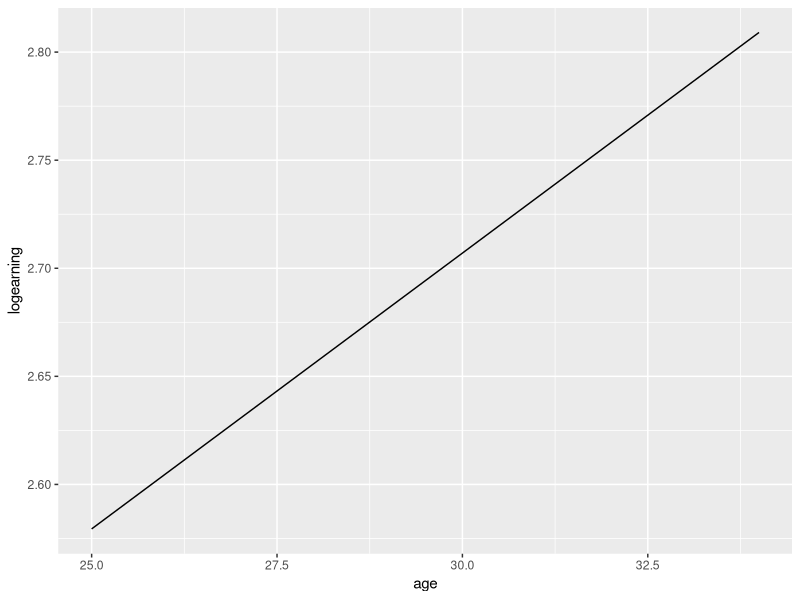
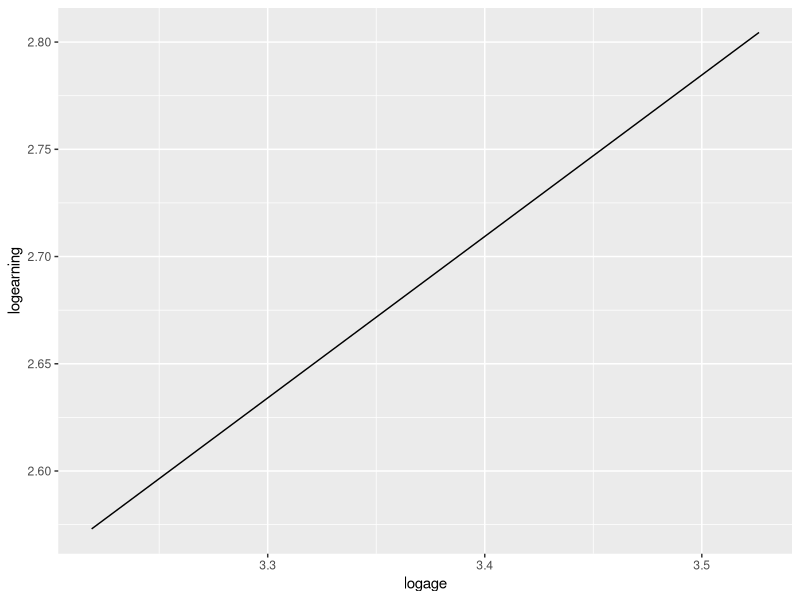
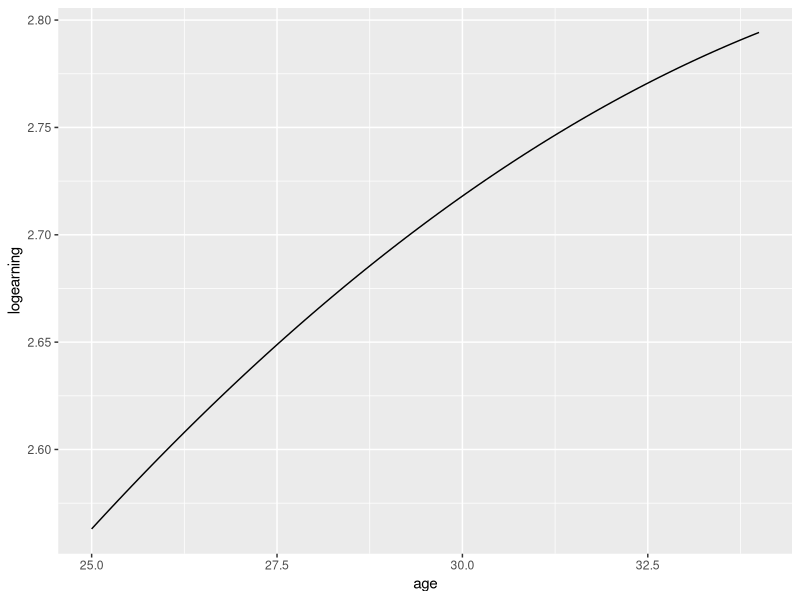

Here is the R script that generated these plots, in order:
## ---- chunk 1
knitr::opts_knit$set(root.dir = getwd())
setwd("~/Desktop/Fall 2018/applied econometrics with R/Yunqiu(Julie) Li PS3")
remove(list = ls())
if(!require(tidyverse)) install.packages("tidyverse", repos = "http://cran.us.r-project.org")
  library(tidyverse)
if(!require(knitr)) install.packages("knitr", repos = "http://cran.us.r-project.org")
  library(knitr)
if(!require(sandwich)) install.packages("sandwich", repos = "http://cran.us.r-project.org")
  library(sandwich)
if(!require(lmtest)) install.packages("lmtest", repos = "http://cran.us.r-project.org")
  library(lmtest)
# read in data: birthweight_smoking.csv
birthweight_smoking <- read.csv("birthweight_smoking.csv")
cps12 <- read.csv("cps12.csv")
## ---- chunk 2
# regression 1: Birthweight on Smoker
reg_1 <-lm(birthweight~smoker, data = birthweight_smoking)
coeftest(reg_1, vcov = vcovHC(reg_1, type = "HC1"))
# regression 2: Birthweight on Smoker, Alcohol, and Nprevist
reg_2 <-lm(birthweight~smoker+alcohol+nprevist, data = birthweight_smoking)
coeftest(reg_2, vcov = vcovHC(reg_2, type = "HC1"))
# regression 3: Birthweight on Smoker, Alcohol, Nprevist, and Unmarried
reg_3 <-lm(birthweight~smoker+alcohol+nprevist+unmarried, data = birthweight_smoking)
coeftest(reg_3, vcov = vcovHC(reg_3, type = "HC1"))
## ---- chunk 3
# 95% confidenct interval = [estimated coefficient +/- (1.96*sdr. error for estimated coefficient)]
# CI for regression 1
c(-253.228 - 1.96*26.810, -253.228 + 1.96*26.810)
# CI for regression 2
c(-217.5801 - 1.96*26.1076, -217.5801 + 1.96*26.1076)
# CI for regression 3
c(-175.3769 - 1.96*26.8268, -175.3769 + 1.96*26.8268)
## ---- chunk 4
# Compare coffecient and adjusted R-squared for regression 1&2
summary(reg_1)
summary(reg_2)
## ---- chunk 5
# Compare coffecient and adjusted R-squared for regression 2&3
summary(reg_2)
summary(reg_3)
## ---- chunk 6
# i.
confint(reg_3,"unmarried",level=0.95)
## ---- chunk 7
# ii.
# generate coefficient and p-value for unmarred in regression 3
coeftest(reg_3, vcov = vcovHC(reg_3, type = "HC1"))
## ---- chunk 8
# Initial Regression
reg_4 <-lm(birthweight~smoker+alcohol+nprevist+unmarried+drinks+tripre1+tripre2+tripre3, data = birthweight_smoking)
coeftest(reg_4, vcov = vcovHC(reg_4, type = "HC1"))
# Updated Regression
reg_5 <-lm(birthweight~smoker+alcohol+nprevist+unmarried+tripre2+tripre3, data = birthweight_smoking)
coeftest(reg_5, vcov = vcovHC(reg_5, type = "HC1"))
# 95% confidence interval
confint(reg_5,"smoker",level=0.95)
## ---- chunk 9
# regression of average hourly earnings (AHE) on age (Age), gender (Female), and education (Bachelor)
reg_ahe_1 <- lm(ahe~age+female+bachelor, data = cps12)
coeftest(reg_ahe_1, vcov = vcovHC(reg_ahe_1, type = "HC1"))
## ---- chunk 10
# add column of log(ahe) in dataset
cps12 <- cps12 %>% mutate(logearning = log(ahe))
# log-linear regression. Run a regression of the logarithm of average hourly earnings, ln(AHE), on Age, Female, and Bachelor.
reg_ahe_2 <- lm(logearning~age+female+bachelor, data = cps12)
coeftest(reg_ahe_2, vcov = vcovHC(reg_ahe_2, type = "HC1"))
## ---- chunk 11
# add column of log(age) in dataset
cps12 <- cps12 %>% mutate(logage = log(age))
# Run a regression of the logarithm of average hourly earnings, ln(AHE), on ln(Age), Female, and Bachelor.
reg_ahe_3 <- lm(logearning~logage+female+bachelor, data = cps12)
coeftest(reg_ahe_3, vcov = vcovHC(reg_ahe_3, type = "HC1"))
## ---- chunk 12
# add column of age^2 in dataset
cps12 <- cps12 %>% mutate(squareage = age^2)
# Run a regression of the logarithm of average hourly earnings, ln(AHE), on Age, Age^2, Female, and Bachelor. 
reg_ahe_4 <- lm(logearning~age+squareage+female+bachelor, data = cps12)
coeftest(reg_ahe_4, vcov = vcovHC(reg_ahe_4, type = "HC1"))
# Caculate change in AHE if age increases from 25 to 26
1*0.104 + (26^2-25^2)*(-0.001328)
# Caculate change in AHE if age increases from 33 to 34
1*0.104 + (34^2-33^2)*(-0.001328)
## ---- chunk 13
# get adjusted R-square for regression in b
summary.lm(reg_ahe_2)["adj.r.squared"][[1]]
# get adjusted R-square for regression in c
summary.lm(reg_ahe_3)["adj.r.squared"][[1]]
## ---- chunk 14
# get adjusted R-square for regression in b
summary.lm(reg_ahe_2)["adj.r.squared"][[1]]
# get adjusted R-square for regression in d
summary.lm(reg_ahe_4)["adj.r.squared"][[1]]
## ---- chunk 15
# get adjusted R-square for regression in c
summary.lm(reg_ahe_3)["adj.r.squared"][[1]]
# get adjusted R-square for regression in d
summary.lm(reg_ahe_4)["adj.r.squared"][[1]]
## ---- chunk 16
# plot for regression in (b)
library(ggplot2)
plot_b<-function(x)1.94142 + 0.02552*x
ggplot(reg_ahe_2, aes(x = age, y = logearning))+
  stat_function(fun = plot_b)
# plot for regression in (c)
plot_c<-function(x)0.1495 +0.7529*x
ggplot(reg_ahe_3, aes(x = logage, y = logearning))+
  stat_function(fun = plot_c)
# plot for regression in (d)
plot_d<-function(x) 0.791882 + 0.104045*x -0.001328*x^2 
ggplot(reg_ahe_4, aes(x = age, y = logearning))+ 
  stat_function(fun = plot_d)

## ---- chunk 17
# add column female*bachelor to dataset
cps12 <- cps12 %>% mutate(female_bachelor = female*bachelor)
reg_ahe_5 <- lm(logearning~age+squareage+female+bachelor+female_bachelor, data = cps12)
coeftest(reg_ahe_5, vcov = vcovHC(reg_ahe_5, type = "HC1"))
# In(ahe) for Alexis
ahe_Alexis = 0.80374070 + 30*0.10432241-0.00133158*30^2-0.24237318 *1+0.40044634*1+0.08985710*1*1
ahe_Alexis
# In(ahe) for Jane
ahe_Jane =  0.80374070 + 30*0.10432241-0.00133158*30^2-0.24237318 *1+0.40044634*0+0.08985710*1*0
ahe_Jane
# difference between In(ahe) for Alexis and In(ahe) for Jane
difference_1 = ahe_Alexis-ahe_Jane
difference_1
# In(ahe) for Bob
ahe_Bob = 0.80374070 + 30*0.10432241-0.00133158*30^2-0.08985710*0+0.40044634*1+0.08985710*0*1
ahe_Bob
# In(ahe) for Jim
ahe_Jim = 0.80374070 + 30*0.10432241-0.00133158*30^2-0.08985710*0+0.40044634*0+0.08985710*0*0
ahe_Jim
# difference between In(ahe) for Bob and In(ahe) for Jim
difference_2 = ahe_Bob-ahe_Jim
difference_2
## ---- chunk 18
# add columns female*age, femalge*(age^2) to dataset
cps12 <- cps12 %>% mutate(female_age = female*age, female_agesquare = female*age*age)
reg_ahe_6 <- lm(logearning~age+squareage+female+bachelor+female_bachelor+female_age+female_agesquare, data = cps12)
coeftest(reg_ahe_6, vcov = vcovHC(reg_ahe_6, type = "HC1"))
## ---- chunk 19
# add columns bachelor*age, bachelor*(age^2) to dataset
cps12 <- cps12 %>% mutate(bachelor_age = bachelor*age, bachelor_agesquare = bachelor*age*age)
reg_ahe_7 <- lm(logearning~age+squareage+female+bachelor+female_bachelor+bachelor_age+bachelor_agesquare, data = cps12)
coeftest(reg_ahe_7, vcov = vcovHC(reg_ahe_7, type = "HC1"))
